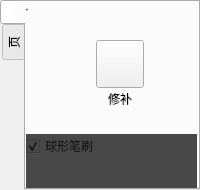
              <widget class="QTabWidget" name="tabWidget_4">
               <property name="sizePolicy">
                <sizepolicy hsizetype="Expanding" vsizetype="Minimum">
                 <horstretch>0</horstretch>
                 <verstretch>0</verstretch>
                </sizepolicy>
               </property>
               <property name="styleSheet">
                <string notr="true"/>
               </property>
               <property name="tabPosition">
                <enum>QTabWidget::West</enum>
               </property>
               <property name="currentIndex">
                <number>0</number>
               </property>
               <property name="tabBarAutoHide">
                <bool>false</bool>
               </property>
               <widget class="QWidget" name="tabWidget_4Page1">
                <attribute name="title">
                 <string/>
                </attribute>
                <layout class="QVBoxLayout" name="verticalLayout_3" stretch="0,0,1">
                 <property name="spacing">
                  <number>24</number>
                 </property>
                 <property name="leftMargin">
                  <number>0</number>
                 </property>
                 <property name="topMargin">
                  <number>0</number>
                 </property>
                 <property name="rightMargin">
                  <number>0</number>
                 </property>
                 <property name="bottomMargin">
                  <number>0</number>
                 </property>
                 <item>
                  <widget class="QLabel" name="label">
                   <property name="minimumSize">
                    <size>
                     <width>0</width>
                     <height>14</height>
                    </size>
                   </property>
                   <property name="maximumSize">
                    <size>
                     <width>16777215</width>
                     <height>14</height>
                    </size>
                   </property>
                   <property name="font">
                    <font>
                     <pointsize>-1</pointsize>
                     <italic>false</italic>
                     <bold>false</bold>
                    </font>
                   </property>
                   <property name="text">
                    <string>绘制</string>
                   </property>
                   <property name="alignment">
                    <set>Qt::AlignLeading|Qt::AlignLeft|Qt::AlignVCenter</set>
                   </property>
                  </widget>
                 </item>
                 <item>
                  <widget class="QWidget" name="widget_9" native="true">
                   <property name="minimumSize">
                    <size>
                     <width>0</width>
                     <height>70</height>
                    </size>
                   </property>
                   <property name="maximumSize">
                    <size>
                     <width>16777215</width>
                     <height>70</height>
                    </size>
                   </property>
                   <property name="styleSheet">
                    <string notr="true"/>
                   </property>
                   <layout class="QHBoxLayout" name="horizontalLayout_6">
                    <property name="spacing">
                     <number>6</number>
                    </property>
                    <property name="leftMargin">
                     <number>16</number>
                    </property>
                    <property name="topMargin">
                     <number>0</number>
                    </property>
                    <property name="rightMargin">
                     <number>0</number>
                    </property>
                    <property name="bottomMargin">
                     <number>0</number>
                    </property>
                    <item>
                     <spacer name="horizontalSpacer_9">
                      <property name="orientation">
                       <enum>Qt::Horizontal</enum>
                      </property>
                      <property name="sizeHint" stdset="0">
                       <size>
                        <width>40</width>
                        <height>20</height>
                       </size>
                      </property>
                     </spacer>
                    </item>
                    <item>
                     <widget class="QWidget" name="widget_3" native="true">
                      <property name="minimumSize">
                       <size>
                        <width>48</width>
                        <height>70</height>
                       </size>
                      </property>
                      <property name="maximumSize">
                       <size>
                        <width>48</width>
                        <height>16777215</height>
                       </size>
                      </property>
                      <layout class="QVBoxLayout" name="verticalLayout">
                       <property name="spacing">
                        <number>0</number>
                       </property>
                       <property name="leftMargin">
                        <number>0</number>
                       </property>
                       <property name="topMargin">
                        <number>0</number>
                       </property>
                       <property name="rightMargin">
                        <number>0</number>
                       </property>
                       <property name="bottomMargin">
                        <number>0</number>
                       </property>
                       <item>
                        <widget class="QPushButton" name="btnPaint">
                         <property name="minimumSize">
                          <size>
                           <width>48</width>
                           <height>48</height>
                          </size>
                         </property>
                         <property name="maximumSize">
                          <size>
                           <width>48</width>
                           <height>16777215</height>
                          </size>
                         </property>
                         <property name="font">
                          <font>
                           <pointsize>-1</pointsize>
                           <italic>false</italic>
                           <bold>false</bold>
                          </font>
                         </property>
                         <property name="text">
                          <string/>
                         </property>
                         <property name="checkable">
                          <bool>true</bool>
                         </property>
                        </widget>
                       </item>
                       <item>
                        <widget class="QLabel" name="label_11">
                         <property name="text">
                          <string>修补</string>
                         </property>
                         <property name="alignment">
                          <set>Qt::AlignCenter</set>
                         </property>
                        </widget>
                       </item>
                      </layout>
                     </widget>
                    </item>
                    <item>
                     <spacer name="horizontalSpacer_5">
                      <property name="orientation">
                       <enum>Qt::Horizontal</enum>
                      </property>
                      <property name="sizeHint" stdset="0">
                       <size>
                        <width>40</width>
                        <height>20</height>
                       </size>
                      </property>
                     </spacer>
                    </item>
                   </layout>
                  </widget>
                 </item>
                 <item>
                  <widget class="QWidget" name="widget_8" native="true">
                   <property name="minimumSize">
                    <size>
                     <width>0</width>
                     <height>54</height>
                    </size>
                   </property>
                   <property name="maximumSize">
                    <size>
                     <width>16777215</width>
                     <height>54</height>
                    </size>
                   </property>
                   <widget class="ctkSliderWidget" name="ctkSliderWidget" native="true">
                    <property name="geometry">
                     <rect>
                      <x>0</x>
                      <y>30</y>
                      <width>171</width>
                      <height>24</height>
                     </rect>
                    </property>
                    <property name="minimumSize">
                     <size>
                      <width>0</width>
                      <height>0</height>
                     </size>
                    </property>
                    <property name="font">
                     <font>
                      <pointsize>-1</pointsize>
                      <italic>false</italic>
                      <bold>false</bold>
                     </font>
                    </property>
                   </widget>
                   <widget class="QLabel" name="lblCover">
                    <property name="geometry">
                     <rect>
                      <x>0</x>
                      <y>0</y>
                      <width>171</width>
                      <height>54</height>
                     </rect>
                    </property>
                    <property name="styleSheet">
                     <string notr="true">background-color: rgba(28, 29, 29, 205);</string>
                    </property>
                    <property name="text">
                     <string/>
                    </property>
                   </widget>
                   <widget class="QCheckBox" name="BrushSphereCheckbox">
                    <property name="geometry">
                     <rect>
                      <x>0</x>
                      <y>0</y>
                      <width>171</width>
                      <height>24</height>
                     </rect>
                    </property>
                    <property name="text">
                     <string>球形笔刷</string>
                    </property>
                    <property name="checked">
                     <bool>true</bool>
                    </property>
                   </widget>
                   <zorder>ctkSliderWidget</zorder>
                   <zorder>BrushSphereCheckbox</zorder>
                   <zorder>lblCover</zorder>
                  </widget>
                 </item>
                </layout>
               </widget>
               <widget class="QWidget" name="tab_5">
                <attribute name="title">
                 <string>页</string>
                </attribute>
                <layout class="QVBoxLayout" name="verticalLayout_10">
                 <item>
                  <widget class="QLabel" name="label_8">
                   <property name="font">
                    <font>
                     <pointsize>-1</pointsize>
                     <italic>false</italic>
                     <bold>false</bold>
                    </font>
                   </property>
                   <property name="styleSheet">
                    <string notr="true">color: rgb(122, 122, 122);</string>
                   </property>
                   <property name="text">
                    <string>暂未开放</string>
                   </property>
                   <property name="alignment">
                    <set>Qt::AlignCenter</set>
                   </property>
                  </widget>
                 </item>
                </layout>
               </widget>
              </widget>
